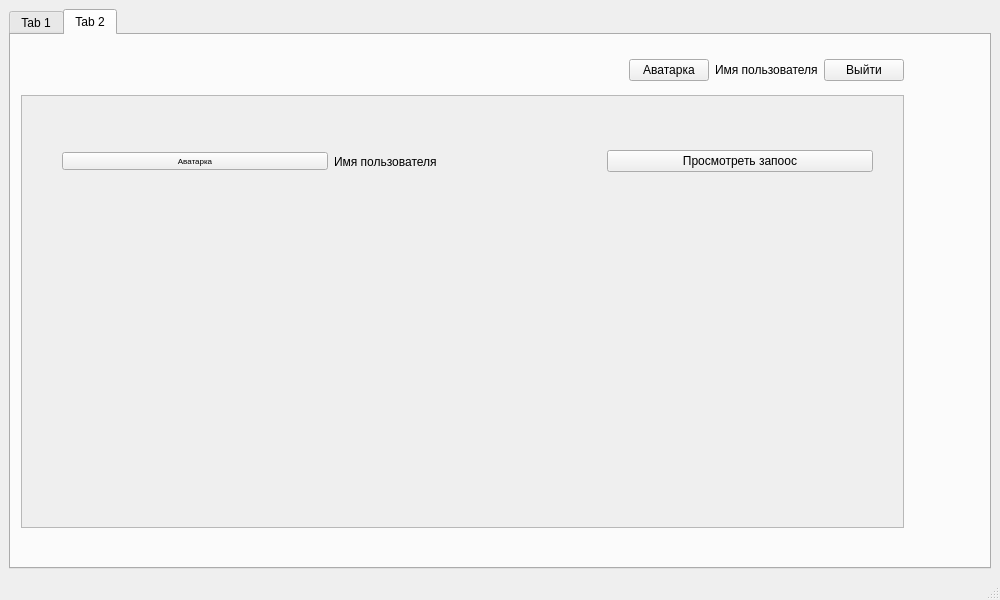
<?xml version="1.0" encoding="UTF-8"?>
<ui version="4.0">
 <class>MainWindow</class>
 <widget class="QMainWindow" name="MainWindow">
  <property name="geometry">
   <rect>
    <x>0</x>
    <y>0</y>
    <width>1000</width>
    <height>600</height>
   </rect>
  </property>
  <property name="windowTitle">
   <string>MainWindow</string>
  </property>
  <widget class="QWidget" name="centralwidget">
   <layout class="QVBoxLayout" name="verticalLayout_3">
    <item>
     <layout class="QHBoxLayout" name="horizontalLayout_6">
      <item>
       <widget class="QTabWidget" name="tabWidget">
        <property name="currentIndex">
         <number>1</number>
        </property>
        <widget class="QWidget" name="tab">
         <attribute name="title">
          <string>Tab 1</string>
         </attribute>
         <layout class="QVBoxLayout" name="verticalLayout">
          <item>
           <layout class="QHBoxLayout" name="horizontalLayout_2">
            <item>
             <spacer name="horizontalSpacer_2">
              <property name="orientation">
               <enum>Qt::Horizontal</enum>
              </property>
              <property name="sizeHint" stdset="0">
               <size>
                <width>40</width>
                <height>20</height>
               </size>
              </property>
             </spacer>
            </item>
            <item>
             <widget class="QPushButton" name="pushButton_6">
              <property name="text">
               <string>Аватарка</string>
              </property>
              <property name="autoRepeat">
               <bool>false</bool>
              </property>
             </widget>
            </item>
            <item>
             <widget class="QLabel" name="label">
              <property name="text">
               <string>Имя пользователя</string>
              </property>
             </widget>
            </item>
            <item>
             <widget class="QPushButton" name="pushButton_5">
              <property name="text">
               <string>Выйти</string>
              </property>
              <property name="autoRepeat">
               <bool>false</bool>
              </property>
             </widget>
            </item>
           </layout>
          </item>
          <item>
           <widget class="QScrollArea" name="scrollArea">
            <property name="widgetResizable">
             <bool>true</bool>
            </property>
            <widget class="QWidget" name="scrollAreaWidgetContents">
             <property name="geometry">
              <rect>
               <x>0</x>
               <y>0</y>
               <width>98</width>
               <height>28</height>
              </rect>
             </property>
             <widget class="QWidget" name="layoutWidget">
              <property name="geometry">
               <rect>
                <x>40</x>
                <y>30</y>
                <width>811</width>
                <height>71</height>
               </rect>
              </property>
              <layout class="QHBoxLayout" name="horizontalLayout">
               <item>
                <widget class="QPushButton" name="pushButton_4">
                 <property name="font">
                  <font>
                   <pointsize>6</pointsize>
                  </font>
                 </property>
                 <property name="text">
                  <string>Аватарка</string>
                 </property>
                </widget>
               </item>
               <item>
                <widget class="QLabel" name="label_2">
                 <property name="text">
                  <string>Имя пользователя</string>
                 </property>
                </widget>
               </item>
               <item>
                <widget class="QPushButton" name="pushButton_3">
                 <property name="text">
                  <string>Просмотреть запоос</string>
                 </property>
                </widget>
               </item>
              </layout>
             </widget>
            </widget>
           </widget>
          </item>
         </layout>
        </widget>
        <widget class="QWidget" name="tab_2">
         <attribute name="title">
          <string>Tab 2</string>
         </attribute>
         <widget class="QWidget" name="layoutWidget_2">
          <property name="geometry">
           <rect>
            <x>10</x>
            <y>20</y>
            <width>883</width>
            <height>30</height>
           </rect>
          </property>
          <layout class="QHBoxLayout" name="horizontalLayout_4">
           <item>
            <spacer name="horizontalSpacer">
             <property name="orientation">
              <enum>Qt::Horizontal</enum>
             </property>
             <property name="sizeHint" stdset="0">
              <size>
               <width>40</width>
               <height>20</height>
              </size>
             </property>
            </spacer>
           </item>
           <item>
            <widget class="QPushButton" name="pushButton_9">
             <property name="text">
              <string>Аватарка</string>
             </property>
             <property name="autoRepeat">
              <bool>false</bool>
             </property>
            </widget>
           </item>
           <item>
            <widget class="QLabel" name="label_4">
             <property name="text">
              <string>Имя пользователя</string>
             </property>
            </widget>
           </item>
           <item>
            <widget class="QPushButton" name="pushButton_10">
             <property name="text">
              <string>Выйти</string>
             </property>
             <property name="autoRepeat">
              <bool>false</bool>
             </property>
            </widget>
           </item>
          </layout>
         </widget>
         <widget class="QScrollArea" name="scrollArea_2">
          <property name="geometry">
           <rect>
            <x>10</x>
            <y>60</y>
            <width>883</width>
            <height>433</height>
           </rect>
          </property>
          <property name="widgetResizable">
           <bool>true</bool>
          </property>
          <widget class="QWidget" name="scrollAreaWidgetContents_2">
           <property name="geometry">
            <rect>
             <x>0</x>
             <y>0</y>
             <width>881</width>
             <height>431</height>
            </rect>
           </property>
           <widget class="QWidget" name="layoutWidget_3">
            <property name="geometry">
             <rect>
              <x>40</x>
              <y>30</y>
              <width>811</width>
              <height>71</height>
             </rect>
            </property>
            <layout class="QHBoxLayout" name="horizontalLayout_5">
             <item>
              <widget class="QPushButton" name="pushButton_11">
               <property name="font">
                <font>
                 <pointsize>6</pointsize>
                </font>
               </property>
               <property name="text">
                <string>Аватарка</string>
               </property>
              </widget>
             </item>
             <item>
              <widget class="QLabel" name="label_3">
               <property name="text">
                <string>Имя пользователя</string>
               </property>
              </widget>
             </item>
             <item>
              <widget class="QPushButton" name="pushButton_12">
               <property name="text">
                <string>Просмотреть запоос</string>
               </property>
              </widget>
             </item>
            </layout>
           </widget>
          </widget>
         </widget>
        </widget>
       </widget>
      </item>
     </layout>
    </item>
   </layout>
  </widget>
  <widget class="QMenuBar" name="menubar">
   <property name="geometry">
    <rect>
     <x>0</x>
     <y>0</y>
     <width>1000</width>
     <height>26</height>
    </rect>
   </property>
  </widget>
  <widget class="QStatusBar" name="statusbar"/>
 </widget>
 <resources/>
 <connections/>
</ui>
